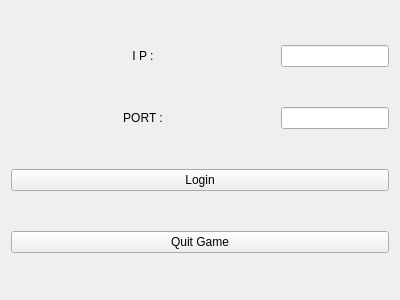
<?xml version="1.0" encoding="UTF-8"?>
<ui version="4.0">
 <class>LoginServer</class>
 <widget class="QWidget" name="LoginServer">
  <property name="geometry">
   <rect>
    <x>0</x>
    <y>0</y>
    <width>400</width>
    <height>300</height>
   </rect>
  </property>
  <property name="windowTitle">
   <string>Form</string>
  </property>
  <layout class="QVBoxLayout" name="verticalLayout">
   <item>
    <layout class="QHBoxLayout" name="horizontalLayout" stretch="1,0">
     <property name="spacing">
      <number>6</number>
     </property>
     <item>
      <widget class="QLabel" name="labelIp">
       <property name="text">
        <string>I P :</string>
       </property>
       <property name="alignment">
        <set>Qt::AlignCenter</set>
       </property>
      </widget>
     </item>
     <item>
      <widget class="QLineEdit" name="lineIp"/>
     </item>
    </layout>
   </item>
   <item>
    <layout class="QHBoxLayout" name="horizontalLayout_2" stretch="1,0">
     <item>
      <widget class="QLabel" name="labelPort">
       <property name="text">
        <string>PORT :</string>
       </property>
       <property name="alignment">
        <set>Qt::AlignCenter</set>
       </property>
      </widget>
     </item>
     <item>
      <widget class="QLineEdit" name="linePort"/>
     </item>
    </layout>
   </item>
   <item>
    <widget class="QPushButton" name="buttonLogin">
     <property name="text">
      <string>Login</string>
     </property>
    </widget>
   </item>
   <item>
    <widget class="QPushButton" name="buttonQuit">
     <property name="text">
      <string>Quit Game</string>
     </property>
    </widget>
   </item>
  </layout>
 </widget>
 <resources/>
 <connections/>
</ui>
